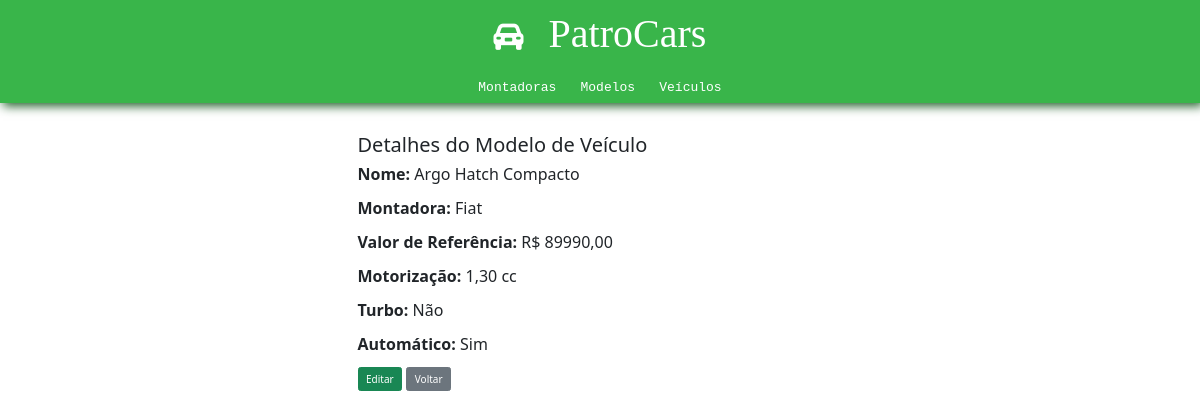
The page /patrocars/modelos/01JAE1FN7533WG4WRNSMM9VPRW/ on the database its author committed.
### patrocars/models.py (models this page shows, shortened)
class ModelosDeVeiculos(models.Model):
    id = models.CharField(primary_key=True, default=ulid.new, editable=False, max_length=26)
    nome = models.CharField(max_length=100)
    montadora = models.ForeignKey(Montadora, on_delete=models.CASCADE)
    valor_referencia = models.DecimalField(max_digits=10, decimal_places=2)
    motorizacao = models.DecimalField(max_digits=4, decimal_places=2)
    turbo = models.BooleanField(default=False)
    automatico = models.BooleanField(default=False)

class Montadora(models.Model):
    id = models.CharField(primary_key=True, default=ulid.new, editable=False, max_length=26)
    nome = models.CharField(max_length=100)
    pais = models.CharField(max_length=100)
    ano_fundacao = models.IntegerField()

### patrocars/views.py (the view)
# urls.py: path('modelos/<str:modelo_id>/', views.detalhe_modelo, name='detalhe_modelo'),
def detalhe_modelo(request, modelo_id):
    modelo = get_object_or_404(ModelosDeVeiculos, id=modelo_id)
    return render(request, 'patrocars/modelos/detalhe_modelo.html', {'modelo': modelo})

### patrocars/templates/patrocars/modelos/detalhe_modelo.html
{% include 'patrocars/partials/head.html' %}
<body>
    {% include 'patrocars/partials/header.html' %}
    <div class="container-sm mt-5" style="width: 500px;">
        <h2>Detalhes do Modelo de Veículo</h2>
        <p><strong>Nome:</strong> {{ modelo.nome }}</p>
        <p><strong>Montadora:</strong> {{ modelo.montadora.nome }}</p>
        <p><strong>Valor de Referência:</strong> R$ {{ modelo.valor_referencia }}</p>
        <p><strong>Motorização:</strong> {{ modelo.motorizacao }} cc</p>
        <p><strong>Turbo:</strong> {{ modelo.turbo|yesno:"Sim,Não" }}</p>
        <p><strong>Automático:</strong> {{ modelo.automatico|yesno:"Sim,Não" }}</p>
        <button class="btn btn-success"><a href="{% url 'patrocars:editar_modelo' modelo.id %}">Editar</a></button>
        <button class="btn btn-secondary"><a href="{% url 'patrocars:lista_modelos' %}">Voltar</a></button>
    </div>
</body>
</html>

### patrocars/static/patrocars/css/style.css (style rules this page uses)
* { margin: 0; padding: 0; box-sizing: border-box; }
html { font-size: 62.5%; }
body { font-size: 1.6rem; }
a { text-decoration: none; color: white; }

### rows shown on the page
ModelosDeVeiculos: nome "Argo Hatch Compacto", montadora.nome "Fiat", valor_referencia "89990,00", motorizacao "1,30", turbo "Não", automatico "Sim"
